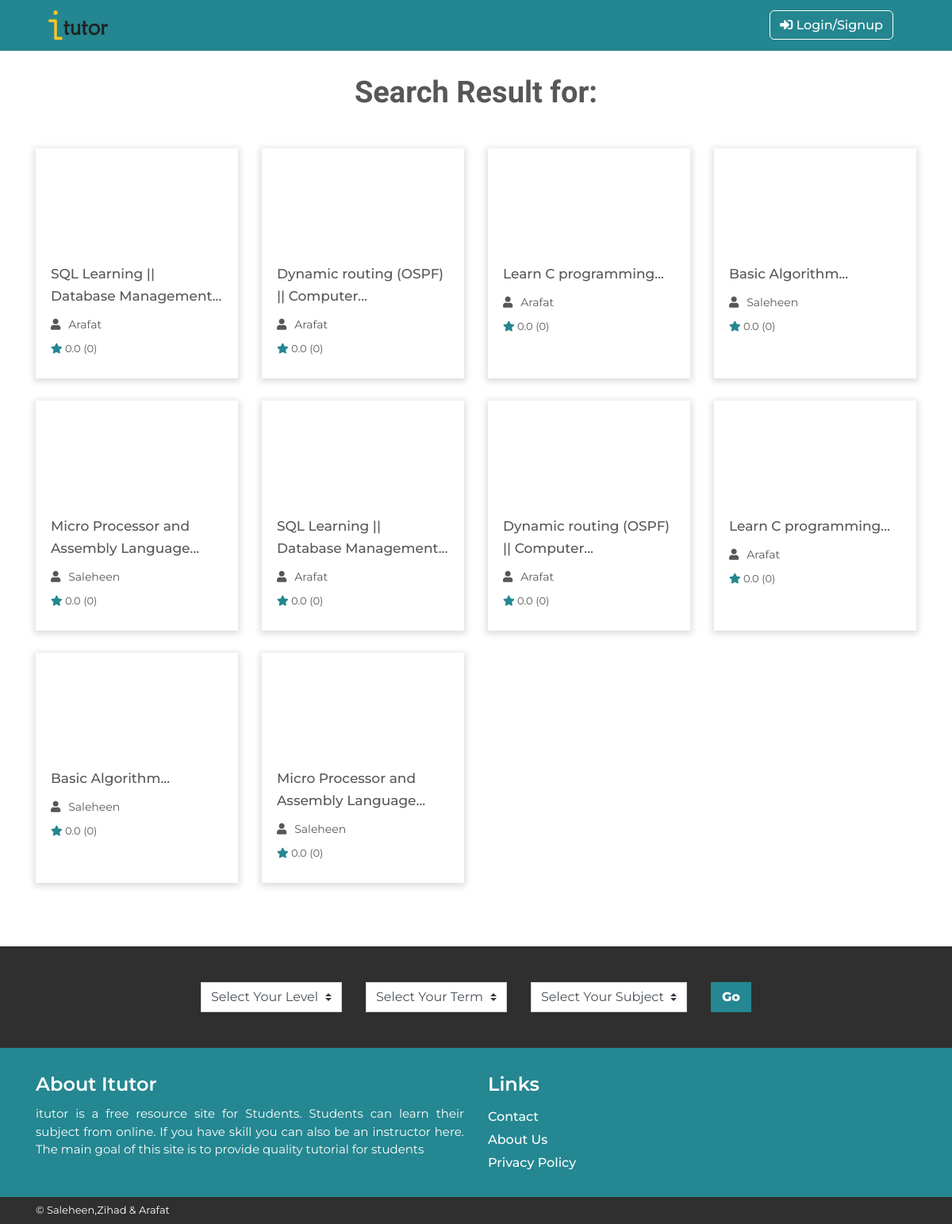
Before: /selected.php with the older database file.
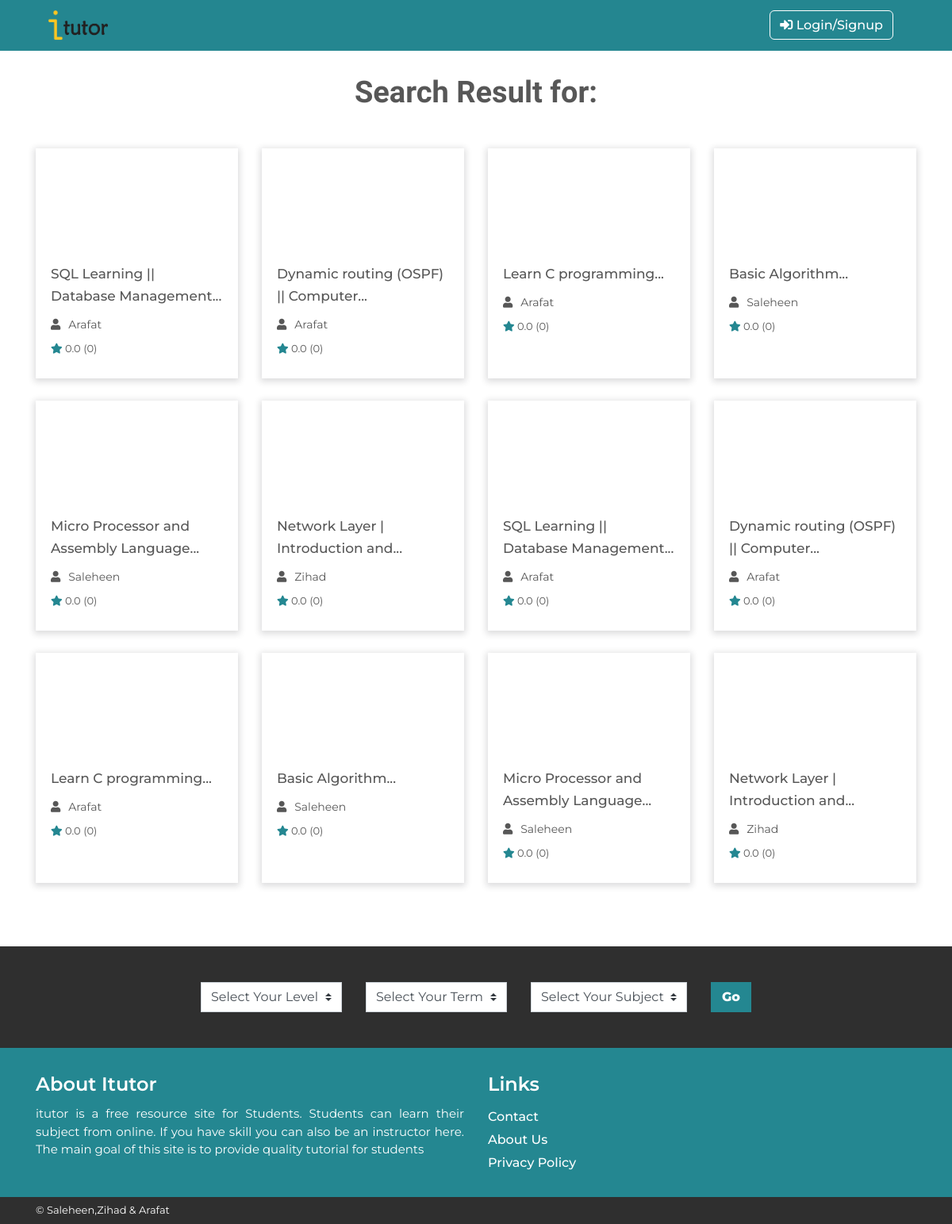
After: the same page with the newer database file.
### tables this page shows
CREATE TABLE `post_init` (
  `post_id` int(100) NOT NULL,
  `title` varchar(255) NOT NULL,
  `catagory` varchar(100) NOT NULL,
  `keyword` text NOT NULL,
  `ins_id` int(6) NOT NULL,
  `rating` float(2,1) NOT NULL DEFAULT '0.0',
  `num_rating` float NOT NULL DEFAULT '0',
  `post_date` date NOT NULL,
  `content` text NOT NULL,
  `image_name` varchar(500) NOT NULL DEFAULT 'img/post_image/default_post.jpg',
  `count_com` int(2) NOT NULL DEFAULT '0',
  `video_status` tinyint(1) NOT NULL DEFAULT '0',
  `video_link` varchar(255) DEFAULT NULL
);

CREATE TABLE `users` (
  `id` int(3) NOT NULL,
  `name` varchar(50) NOT NULL,
  `password` varchar(255) NOT NULL,
  `email` varchar(155) NOT NULL,
  `auth_status` tinyint(1) NOT NULL DEFAULT '0',
  `keyword` varchar(5) NOT NULL,
  `instructor_status` tinyint(1) NOT NULL DEFAULT '0',
  `image` varchar(200) NOT NULL DEFAULT 'img/user/default_user.jpg'
);

### selected.php (the view, shortened to what this page needs)
<?php
include 'mysql.php';
include 'header.php';
?>
    <div class="container">
        <div class="row heading_big">
            <div class="col">
                <h2 class="big_h text-center">Search Result for: <span><?php echo $search;?></span></h2>
            </div>
        </div>
        <div class="row">
            <?php
                $query="select post_init.post_id,post_init.title,post_init.rating,post_init.num_rating,users.name from post_init,users where LOWER(post_init.title) like '%$search%' and post_init.ins_id=users.id";
                $data = mysqli_query($conn,$query);
                $count=0;
                while($post=mysqli_fetch_assoc($data)){$count++;
                ?>
                    <div class="col-md-3 col-sm-4">
                        <div class="single_recent_upld">
                            <div class="prevw"></div>
                            <div class="course_txt">
                                <h5><a href="<?php  echo "single.php?post_id=".$post['post_id'];   ?>"><?php  echo excerpt($post['title']);   ?></a></h5>
                                <p><i class="fas fa-user"></i><?php  echo $post['name'];   ?></p>
                                <div class="rate">
                                    <i class="fas fa-star"></i> <span class="rate_val"><?php  echo $post['rating']."  (".$post['num_rating'].")";   ?></span>
                                </div>
                            </div>
                        </div>
                    </div>
                <?php
                }
                $query="select post_init.post_id,post_init.title,post_init.rating,post_init.num_rating,users.name from post_init,users where post_init.keyword like '%$search%' and post_init.ins_id=users.id";
                $data = mysqli_query($conn,$query);
                while($post=mysqli_fetch_assoc($data)){$count++;
                ?>
                    <div class="col-md-3 col-sm-4">
                        <div class="single_recent_upld">
                            <div class="prevw"></div>
                            <div class="course_txt">
                                <h5><a href="<?php  echo "single.php?post_id=".$post['post_id'];   ?>"><?php  echo excerpt($post['title']);   ?></a></h5>
                                <p><i class="fas fa-user"></i><?php  echo $post['name'];   ?></p>
                                <div class="rate">
                                    <i class="fas fa-star"></i> <span class="rate_val"><?php  echo $post['rating']."  (".$post['num_rating'].")";   ?></span>
                                </div>
                            </div>
                        </div>
                    </div>
                <?php
                }
            ?>
        </div>
    </div>
    <div class="sem_select_area selectd_cat_page">
        <div class="container">
            <form>
                <div class="row justify-content-center">
                    <form action="">
                        <div class="col-auto">
                            <div class="single_op">
                                <select class="custom-select">
                                  <option selected>Select Your Level</option>
                                </select>
                            </div>
                        </div>
                        <div class="col-auto">
                            <div class="single_op">
                                <select class="custom-select">
                                  <option selected>Select Your Term</option>
                                </select>
                            </div>
                        </div>
                        <div class="col-auto">
                            <div class="single_op">
                                <select class="custom-select">
                                  <option selected>Select Your Subject</option>
                                </select>
                            </div>
                        </div>
                        <div class="col-auto">
                            <button class="btn sub_btn slcd_btn" type="submit">Go</button>
                        </div>
                </div>
                </form>
        </div>
    </div>
<?php
    include 'footer.php';
    function excerpt($title) {
        $cutOffLength=30;
        $charAtPosition = "";
        $titleLength = strlen($title);
        do {
            $cutOffLength++;
            $charAtPosition = substr($title, $cutOffLength, 1);
        } while ($cutOffLength < $titleLength && $charAtPosition != " ");
        return substr($title, 0, $cutOffLength) . '...';
    }
?>

Changed rows visible on the page:
added post_init: title "Network Layer | Introduction and...", ins.name "Zihad", rating "0.0", num_rating "0"
